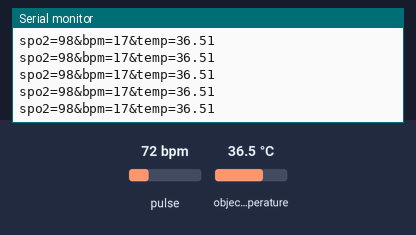
A sketch run on a simulated Arduino Uno, built with avr-gcc and run on an emulated ATmega328P. On the bench: the last lines printed to the serial monitor. The inputs (shaded band) are chosen by the test bench; at power-on: pulse 72 bpm, object temperature 36.5 °C.

Above: at 1.2 s.
1.3 s: pulse set to 70 bpm
At 2.4 s:
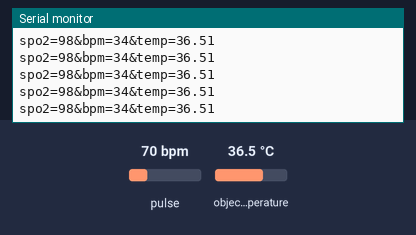
4.3 s: pulse set to 100 bpm
At 5.2 s:
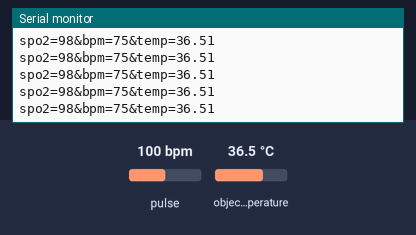
7.3 s: pulse set to 42 bpm
At 8.3 s:
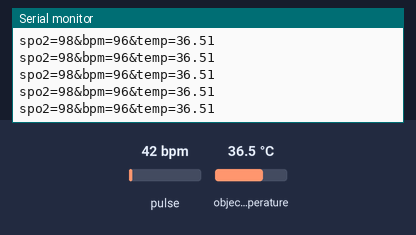
10.3 s: pulse set to 61 bpm
At 11.1 s:
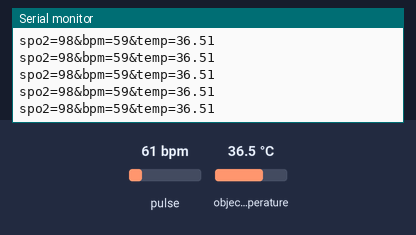
13.3 s: object temperature set to 20 °C
At 14.1 s:
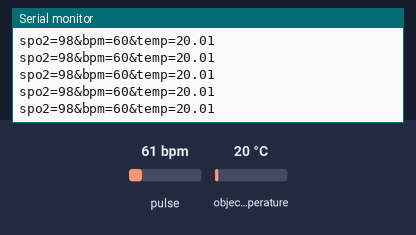
Timing chart, 0 to 16.3 s (numbered marks = the images above; inputs shaded):
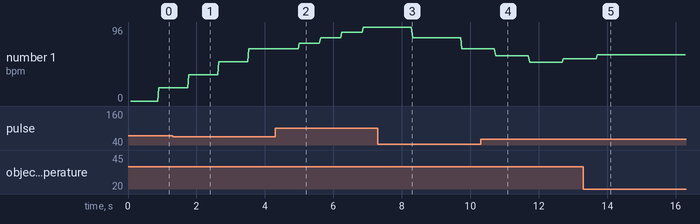

The sketch:

data_collect.ino
```cpp
#ifndef ARDPRINTF
#define ARDPRINTF
#define ARDBUFFER 16
#include <stdarg.h>
#include <Arduino.h>

int ardprintf(char *str, ...) {
  int i, count = 0, j = 0, flag = 0;
  char temp[ARDBUFFER + 1];
  for (i = 0; str[i] != '\0'; i++)
    if (str[i] == '%') count++;

  va_list argv;
  va_start(argv, count);
  for (i = 0, j = 0; str[i] != '\0'; i++) {
    if (str[i] == '%') {
      temp[j] = '\0';
      Serial.print(temp);
      j = 0;
      temp[0] = '\0';

      switch (str[++i]) {
        case 'd':
          Serial.print(va_arg(argv, int));
          break;
        case 'l':
          Serial.print(va_arg(argv, long));
          break;
        case 'f':
          Serial.print(va_arg(argv, double));
          break;
        case 'c':
          Serial.print((char)va_arg(argv, int));
          break;
        case 's':
          Serial.print(va_arg(argv, char *));
          break;
        default:;
      };
    } else {
      temp[j] = str[i];
      j = (j + 1) % ARDBUFFER;
      if (j == 0) {
        temp[ARDBUFFER] = '\0';
        Serial.print(temp);
        temp[0] = '\0';
      }
    }
  };
  Serial.println();
  return count + 1;
}
#undef ARDBUFFER
#endif


#include <Wire.h>
#include <Adafruit_MLX90614.h>
#include "MAX30105.h"
#include "heartRate.h"
MAX30105 particleSensor;


const byte RATE_SIZE = 4;  //Increase this for more averaging. 4 is good.
byte rates[RATE_SIZE];     //Array of heart rates
byte rateSpot = 0;
long lastBeat = 0;  //Time at which the last beat occurred
float beatsPerMinute;
int beatAvg;
Adafruit_MLX90614 mlx = Adafruit_MLX90614();

void setup() {
  Serial.begin(9600);
  Serial.println("Initializing...");
  while (!Serial)
    ;
  if (!mlx.begin()) {

    Serial.println("Error connecting to MLX sensor. Check wiring.");
    Serial.println("Restart Arduino once wiring is fixed");
    while (1)
      ;
  };
  // Initialize sensor
  if (!particleSensor.begin(Wire, 100000))  //Use default I2C port, 400kHz speed
  {
    Serial.println("MAX30102 Sensor was not found. Please check wiring/power.");
    Serial.println("Restart Arduino once wiring is fixed");
    // while (1)
    //   ;
  }
  Serial.println("Place your index finger on the sensor with steady pressure.");
  particleSensor.setup();                     //Configure sensor with default settings
  particleSensor.setPulseAmplitudeRed(0x0A);  //Turn Red LED to low to indicate sensor is running
  particleSensor.setPulseAmplitudeGreen(0);   //Turn off Green LED
  particleSensor.enableDIETEMPRDY();
}

void loop() {
  long irValue = particleSensor.getIR();

    if (checkForBeat(irValue) == true)  // checkForBeat is a function of heartRate.h Library
  {
    //We sensed a beat!

    Serial.println(millis());
    long delta = millis() - lastBeat;
    lastBeat = millis();
    beatsPerMinute = 60 / (delta / 1000.0);
    if (beatsPerMinute < 255 && beatsPerMinute > 20) {
      rates[rateSpot++] = (byte)beatsPerMinute;  //Store this reading in the array
      rateSpot %= RATE_SIZE;                     //Wrap variable
      //Take average of readings
      beatAvg = 0;
      for (byte x = 0; x < RATE_SIZE; x++)
        beatAvg += rates[x];
      beatAvg /= RATE_SIZE;
    }
  }


  ardprintf("spo2=98&bpm=%d&temp=%f", beatAvg, mlx.readObjectTempC());

  // delay(500);
}
```

Measured:
- after the input at 1.3 s, the serial monitor: prints a new line after 0.47 s (image 1)
- after the input at 4.3 s, the serial monitor: prints a new line after 0.07 s (image 2)
- after the input at 10.3 s, the serial monitor: prints a new line after 0.43 s (image 4)
- after the input at 13.3 s, the serial monitor: prints a new line after 0.07 s (image 5)
- plotted number 1: 17 → 68 after the input at 1.3 s, 68 → 96 after the input at 4.3 s, 68 → 55 after the input at 10.3 s
